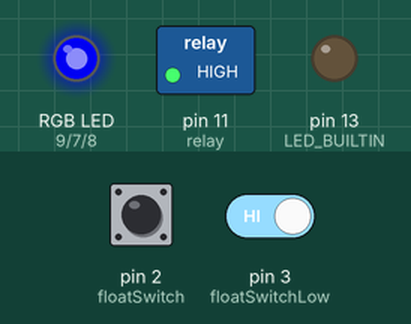
A program run on a simulated Arduino Pro Mini, built with avr-gcc and run on an emulated ATmega328P. Parts: switched loads named in the program (green lamp = pin HIGH), an RGB LED mixed from three pins (HIGH = lit), output pins drawn as LEDs (lit = HIGH). Dashed ring = blinking. The test bench sets the inputs (shaded band); at power-on: pin 2 (floatSwitch) HIGH, pin 3 (floatSwitchLow) HIGH. Dim RGB values are drawn brighter than linear.

Above: at 1.2 s.
1.3 s: pin 2 (floatSwitch) pulled LOW for 0.15 s
At 2.1 s:
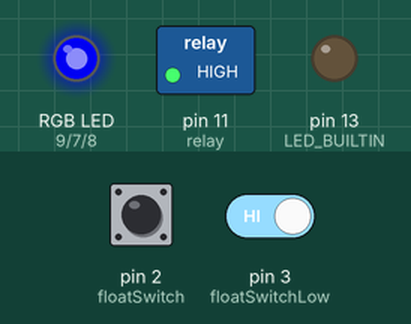
2.9 s: pin 2 (floatSwitch) pulled LOW for 1 s
At 3.6 s:
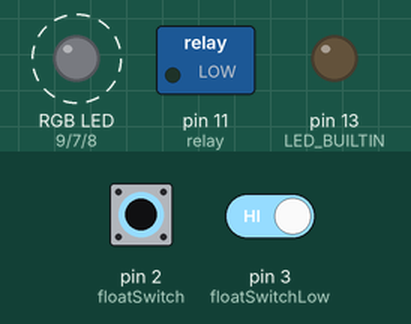
5.9 s: pin 2 (floatSwitch) pulled LOW for 0.15 s
At 5.99 s:
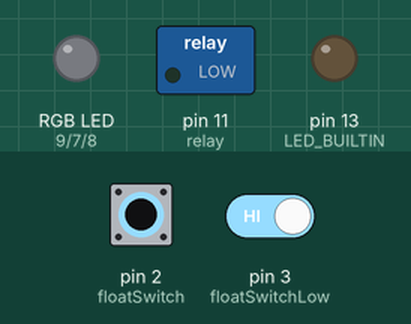
7.5 s: pin 2 (floatSwitch) driven LOW and pin 3 (floatSwitchLow) driven LOW
At 8.4 s:
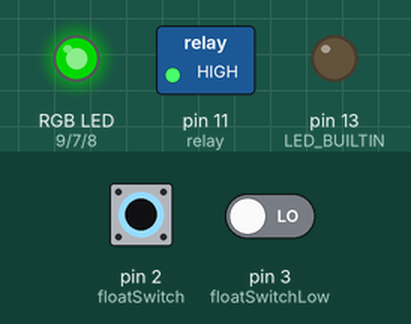
9.0 s: pin 3 (floatSwitchLow) driven HIGH
At 10.0 s:
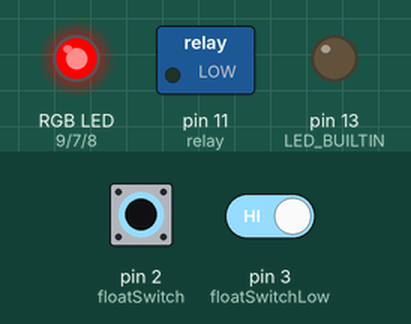
12.0 s: pin 3 (floatSwitchLow) driven LOW
At 13.0 s:
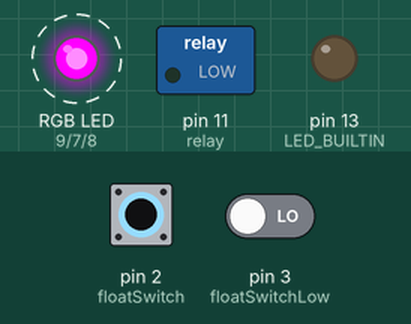
Timing chart, 0 to 16.0 s (numbered marks = the images above; inputs shaded):
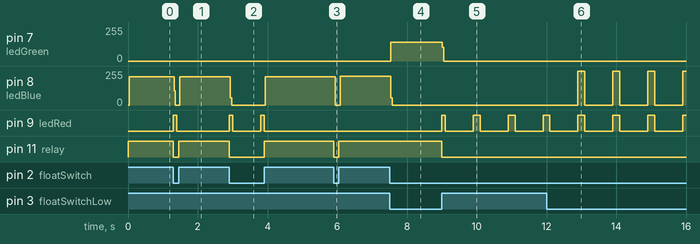

Measured:
- after the input at 1.3 s, pin 8 (ledBlue): 213/255 → 0/255 at once, → 213/255 0.17 s later; pin 9 (ledRed): LOW → HIGH at once, → LOW 0.10 s later; pin 11 (relay): HIGH → LOW at once, → HIGH 0.15 s later
- after the input at 2.9 s, pin 8 (ledBlue): 213/255 → 0/255 at once, → 213/255 1.0 s later; pin 9 (ledRed): alternates HIGH for 0.10 s and LOW for 0.80 s, 4 changes in all, then stays LOW, starting at once; pin 11 (relay): HIGH → LOW at once, → HIGH 1.0 s later
- after the input at 5.9 s, pin 8 (ledBlue): 213/255 → 0/255 at once, → 214/255 0.15 s later; pin 11 (relay): HIGH → LOW at once, → HIGH 0.15 s later
- after the input at 7.5 s, pin 7 (ledGreen): 0/255 → 139/255 at once; pin 8 (ledBlue): 214/255 → 0/255 at once
- after the input at 9.0 s, pin 7 (ledGreen): 139/255 → 0/255 at once; pin 9 (ledRed): LOW → HIGH at once, then repeats every 1.0 s: LOW 0.80 s, HIGH 0.20 s; pin 11 (relay): HIGH → LOW at once
- after the input at 12.0 s, pin 8 (ledBlue): alternates 255/255 for 0.20 s and 0/255 for 0.80 s, starting after 0.90 s

The program:

main.cpp
```cpp
#include <Arduino.h>
#include <TimerOne.h>

const int ledBlue = 8;
const int ledGreen = 7;
const int ledRed = 9;

const int relay = 11;

const int floatSwitch = 2;
const int floatSwitchLow = 3;

const int RELAY_OFF = LOW;
const int RELAY_ON = HIGH;

volatile unsigned long timeCount = 0;
volatile unsigned long relayDelay = 101;

enum color
{
  BLACK,
  RED,
  GREEN,
  BLUE,
  YELLOW,
  PURPLE,
  CYAN,
  WHITE
};

boolean lowDetector = true;

// Prototypes
void timerIsr();
void showWhite();
void displayLedColor(int color);
void fanControl(int level);
void setFan();
void displayLedColor(int color);
void sequenceLED();
void cycleFan();
void flashLed(unsigned int color);
void ledColor(unsigned int color);

void setup()
{
  pinMode(LED_BUILTIN, OUTPUT);
  pinMode(ledRed, OUTPUT);
  pinMode(ledGreen, OUTPUT);
  pinMode(ledBlue, OUTPUT);
  pinMode(relay, OUTPUT);
  pinMode(floatSwitch, INPUT_PULLUP);
  pinMode(floatSwitchLow, INPUT_PULLUP);

  digitalWrite(relay, RELAY_OFF);

  // pinMode(buttonPin, INPUT);
  Timer1.initialize(100000);        // set a timer of length 100,000 microseconds (or 100mS)
  Timer1.attachInterrupt(timerIsr); // attach the service routine here

  //sequenceLED();
}

// the loop function runs over and over again forever
void loop()
{
  // wait for a second
  if (digitalRead(floatSwitch))
  {
    // water level is high
    ledColor(BLUE);
    digitalWrite(relay, HIGH);
    relayDelay = 0;
    if (digitalRead(floatSwitchLow))
    {
      // should be low to indicate water
      //lowDetector = false;
    }
  }
  else
  {
    if (relayDelay > 100)
    {
      // we can turn off the pump
      relayDelay = 101; // don't let it wrap ..

      digitalWrite(relay, LOW);

      if (lowDetector && digitalRead(floatSwitchLow))
      {
        flashLed(RED);
      }
      else
      {
        flashLed(PURPLE);
      }
    }
    else
    {
      // pump should be running
      ledColor(GREEN);
      if (lowDetector && digitalRead(floatSwitchLow))
      {
        // don't need to wait for the timer, the level has dropped
        relayDelay = 101; // don't let it wrap ..
      }
    }
  }
}
bool ledState;
void flashLed(unsigned int color)
{
  if (ledState)
  {
    // led is on
    if (timeCount > 1)
    {
      timeCount = 0;
      ledColor(BLACK);
      ledState=false;
    }
  }
  else
  {
    // led is off
    if (timeCount > 7)
    {
      timeCount = 0;
      ledColor(color);
      ledState=true;
    }
  }
}

void ledColor(unsigned int color = BLACK)
{

  digitalWrite(ledGreen, LOW);
  digitalWrite(ledRed, LOW);
  digitalWrite(ledBlue, LOW);

  switch (color)
  {
  case BLACK:
    break;
  case RED:
    digitalWrite(ledRed, HIGH);
    break;
  case GREEN:
    digitalWrite(ledGreen, HIGH);
    break;
  case BLUE:
    digitalWrite(ledBlue, HIGH);
    break;
  case YELLOW:
    digitalWrite(ledGreen, HIGH);
    digitalWrite(ledRed, HIGH);
    break;
  case CYAN:
    digitalWrite(ledGreen, HIGH);
    digitalWrite(ledBlue, HIGH);
    break;
  case PURPLE:
    digitalWrite(ledBlue, HIGH);
    digitalWrite(ledRed, HIGH);
    break;
  case WHITE:
    digitalWrite(ledGreen, HIGH);
    digitalWrite(ledRed, HIGH);
    digitalWrite(ledBlue, HIGH);
    break;
  default:
    break;
  }
}

/// --------------------------
/// Custom ISR Timer Routine
/// --------------------------
void timerIsr()
{
  timeCount++;
  relayDelay++;
}
```
